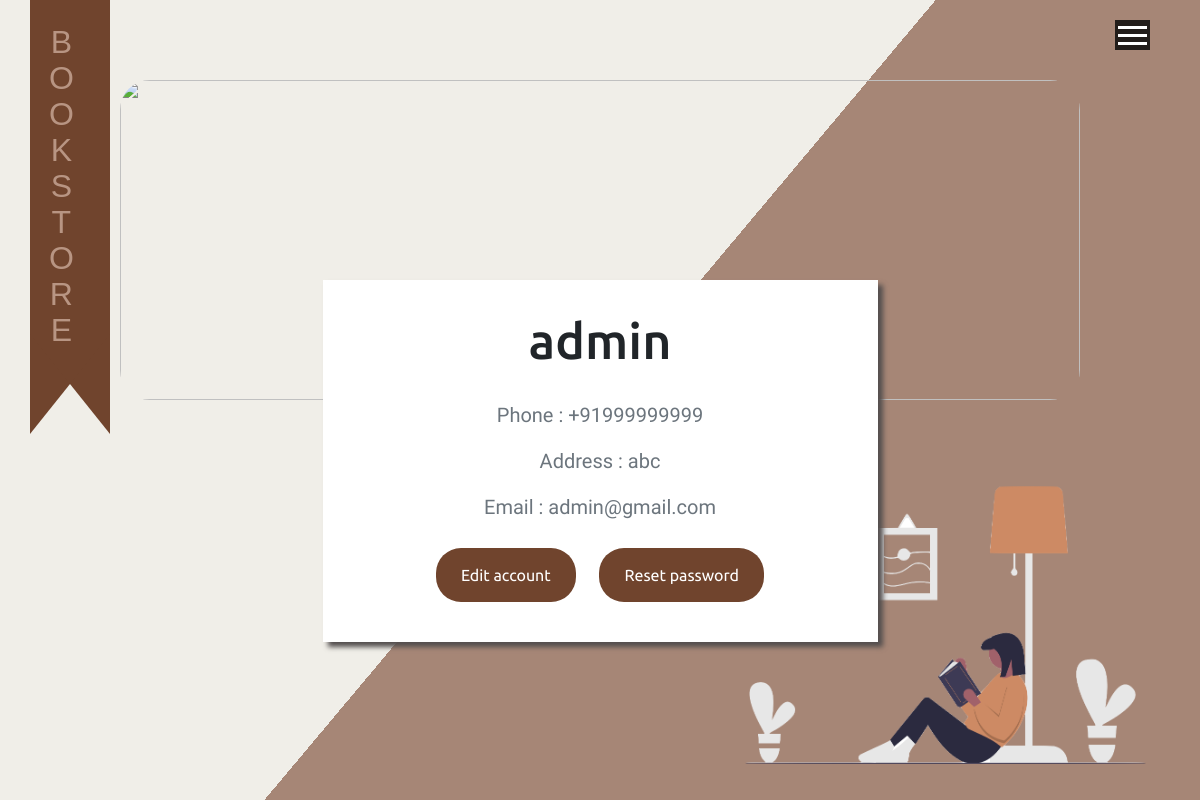
Page /account (signed in) on the earlier database version.
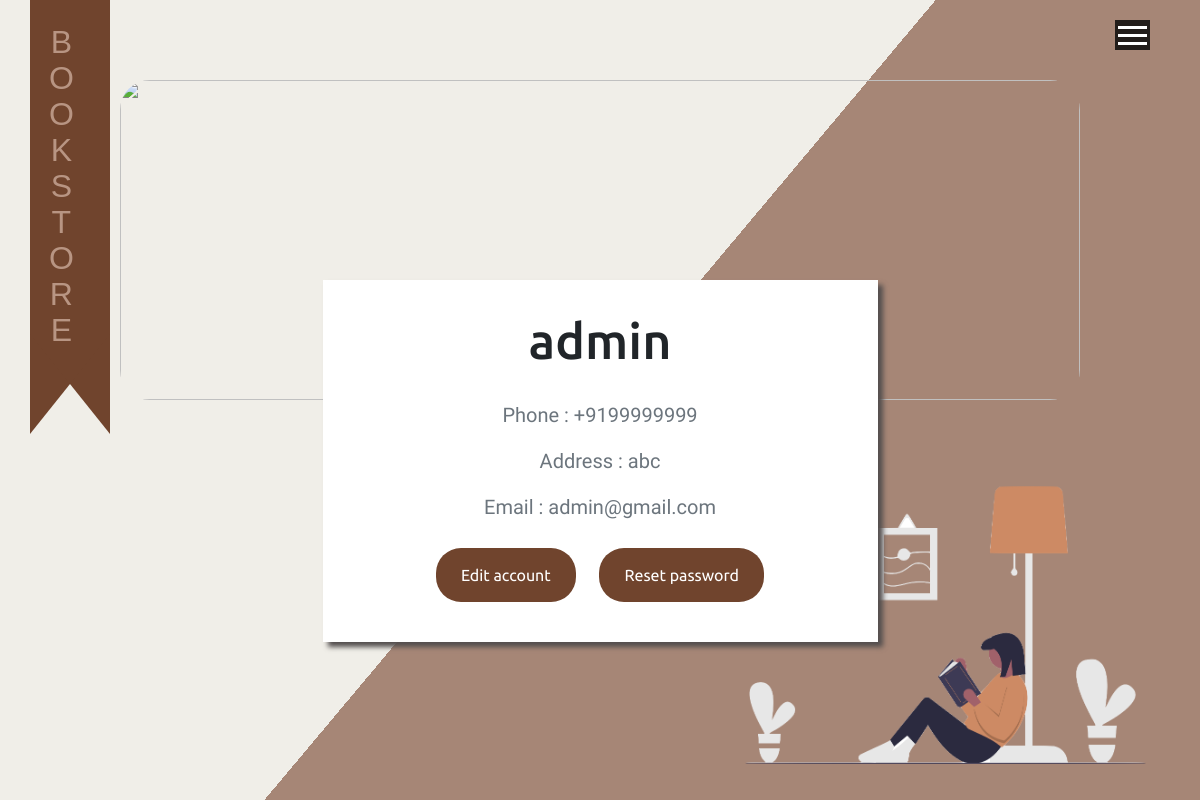
Same page on the later database version.
### main/models.py (models this page shows, shortened)
class User(db.Model, UserMixin):
    id = db.Column(db.Integer, primary_key=True)
    name = db.Column(db.String(20), nullable=False)
    phone = db.Column(db.String(15), nullable=False)
    address = db.Column(db.String(120), nullable=False)
    email = db.Column(db.String(120), unique=True, nullable=False)
    password = db.Column(db.String(60), nullable=False)
    is_admin = db.Column(db.Boolean , default= False)
    order = db.relationship('Orders',backref='user',lazy=True)

### main/routes.py (the view, shortened to what this page needs)
@app.route("/account", methods=['GET', 'POST'])
@login_required
def account():
    form1 = UpdateAccountForm()
    form2 = ResetPasswordForm()
    if form1.validate_on_submit():
        current_user.name = form1.name.data
        current_user.phone = form1.phone.data
        current_user.address = form1.address.data
        current_user.email = form1.email.data
        db.session.commit()
        flash('Your account has been updated!', 'success')
        return redirect(url_for('account'))
    elif request.method == 'GET':
        form1.name.data = current_user.name
        form1.email.data = current_user.email
        form1.phone.data = current_user.phone
        form1.address.data = current_user.address
    return render_template('account.html', title='Account', account_form=form1, password_form =form2)

### main/models.py (called while the page is built)
@login_manager.user_loader
def load_user(user_id):
    return User.query.get(int(user_id))

### main/templates/account.html (shortened to what this page needs)
{% extends "base.html" %}
{% block head %}
<link rel="stylesheet" href="{{url_for('static', filename='css/account.css')}}">
{% endblock %}
{% block content %}
  <aside>
</aside>
<h1 class="vertical-text">Bookstore</h1>
<div class="two container-fluid">
    <img src="../static/img/contact.png" style="position: absolute; bottom: 0vh; right: 0vw; height: 350px;" alt="">
    <img src="https://images.unsplash.com/photo-1507842217343-583bb7270b66?ixlib=rb-1.2.1&ixid=MnwxMjA3fDB8MHxwaG90by1wYWdlfHx8fGVufDB8fHx8&auto=format&fit=crop&w=2190&q=80" style="height: 40vh; width: 80vw; position: absolute; top: 10vh; left: 10vw; object-fit: cover;border-radius: 30px;" alt="">
    <div class="content-section container" style="text-align: center; padding-top: 35vh;">
        <div class="container col-lg-6" style="background-color: white; padding: 30px; box-shadow: 5px 5px 5px #534e4e;">
            <div class="media-body">
                <h2 class="account-heading">{{ current_user.name }}</h2>
                <p class="text-secondary">Phone : {{ current_user.phone }}</p>
                <p class="text-secondary">Address : {{ current_user.address }}</p>
                <p class="text-secondary">Email : {{ current_user.email }}</p>
            </div>
            <button class="btn btn-dark" onclick="Updateaccountfunction()">Edit account</button>
        <button class="btn btn-dark" onclick="UpdatePasswordfunction()">Reset password</button>
    </div>
</div>
</div>
{% endblock content %}

### main/templates/base.html (shortened to what this page needs)
<!DOCTYPE html>
<html lang="en">
<head>
  <link rel="stylesheet" href="https://maxcdn.bootstrapcdn.com/bootstrap/4.0.0/css/bootstrap.min.css"
 />
  <link rel="stylesheet" href="../static/css/styles.css" />
  {% block head %} {% block title %}{% endblock %} {% endblock %}
</head>
<body>
  <div class="container">
    <div class="navbar">
      <div class="hamburger-menu">
        <div class="line line-1"></div>
        <div class="line line-2"></div>
        <div class="line line-3"></div>
      </div>
    </div>
  </div>
   {% block content %} {% endblock %}
</body>
</html>

### main/static/css/styles.css (style rules this page uses)
* { margin: 0; padding: 0; }
body { font-family:'Ubuntu'; }
.hamburger-menu { width: 35px; height: 30px; position: fixed; top: 20px; right: 50px; cursor: pointer; display: flex; flex-direction: column; justify-content: space-around; background-color: #0a0a0ad7; padding: 3px; }
.line { width: 100%; height: 3px; background-color: white; transition: all 0.8s; }
.navbar { height: 100%; width: 100%; background-color: #0a0a0ad7; position: fixed; top: 0; right: -100%; display: flex; justify-content: center; align-items: center; transition: right .8s cubic-bezier(1, 0, 0, 1); z-index: 999; }

### main/static/css/account.css (style rules this page uses)
.two { background-color: #f0eee8; background-image: -webkit-linear-gradient(140deg, #a68676 50%, #f0eee8 35%); height: 100vh; }
.btn { background-color: #70442d; border: none; border-radius: 25px; padding: 15px 25px; margin: 10px; }
.account-heading { font-size: 50px; margin-bottom: 30px; }
.text-secondary { font-size: 20px; font-family: 'Exo', sans-serif; }
aside { width: 10px; background: #70442d; position: absolute; top: 0; left: 30px; min-height: 50%; z-index: 0; margin: -1em auto 75px auto; }
aside:before, aside:after { content: ''; display: block; border: 40px solid transparent; border-top-width: 50px; border-bottom-width: 50px; position: absolute; bottom: -50px; z-index: -1; }
aside:before { border-left-color: #70442d; left: 0; }
aside:after { border-right-color: #70442d; right: 0; }
@media (min-width: 500px) { aside { float: left; width: 80px; } }
@media (min-width: 500px) { aside { margin-bottom: 0; } }
.vertical-text { position: absolute; left: 3.5vw; top: 3vh; font-family: sans-serif; font-size: 2em; color:#b89583; text-transform: uppercase; text-orientation: upright; text-align: start; writing-mode: vertical-lr; }

Differences in the rows shown:
changed User "admin": phone "+91999999999" → "+9199999999"
